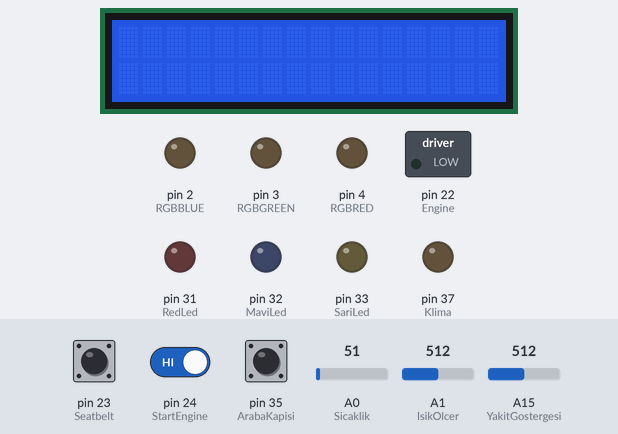
The sketch below on a simulated Arduino Mega 2560, built with avr-gcc and run on an emulated ATmega2560. Shown: 16×2 character LCD, switched loads named in the sketch (green lamp = pin HIGH), output pins drawn as LEDs (lit = HIGH). The inputs (shaded band) are chosen by the test bench; at power-on: pin 23 (Seatbelt) HIGH, pin 35 (ArabaKapisi) HIGH, pin 24 (StartEngine) HIGH, A0 (Sicaklik) = 51, A1 (IsikOlcer) = 512, A15 (YakitGostergesi) = 512.

Above: at 1.2 s.
1.3 s: pin 23 (Seatbelt) pulled LOW for 0.15 s
At 1.9 s:
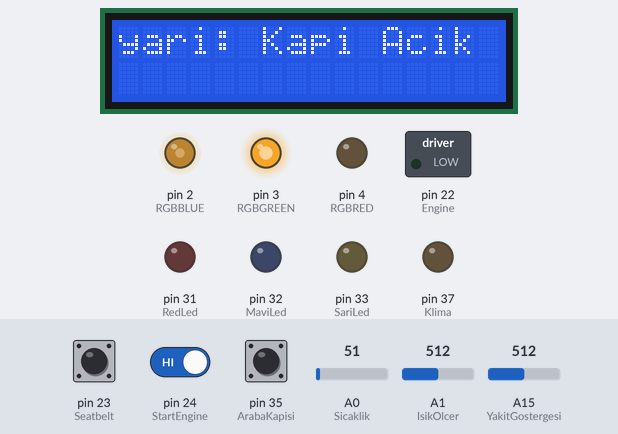
4.4 s: pin 35 (ArabaKapisi) pulled LOW for 3.2 s
At 5.8 s:
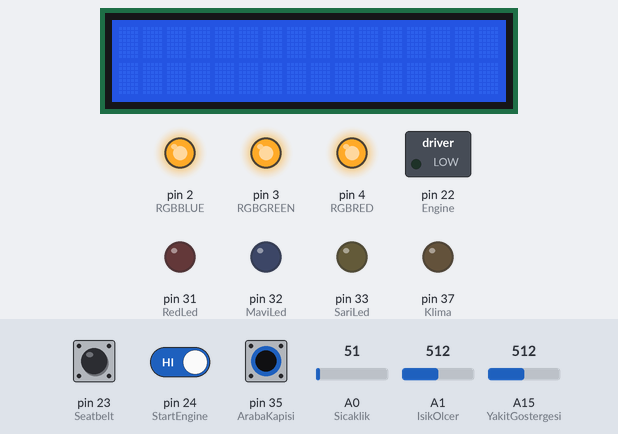
9.2 s: pin 35 (ArabaKapisi) pulled LOW for 0.15 s
At 11.48 s:
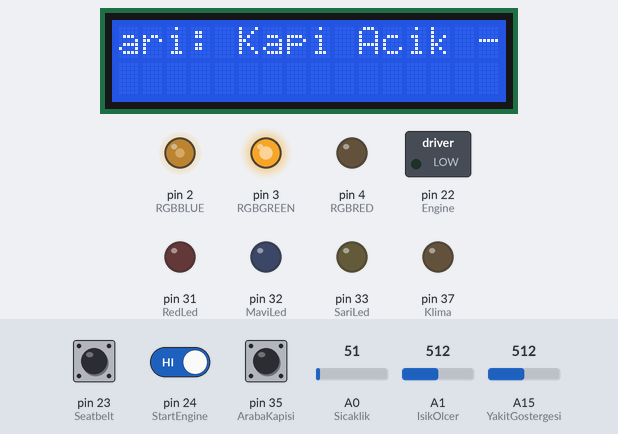
12.3 s: pin 35 (ArabaKapisi) pulled LOW for 1 s
At 13.54 s:
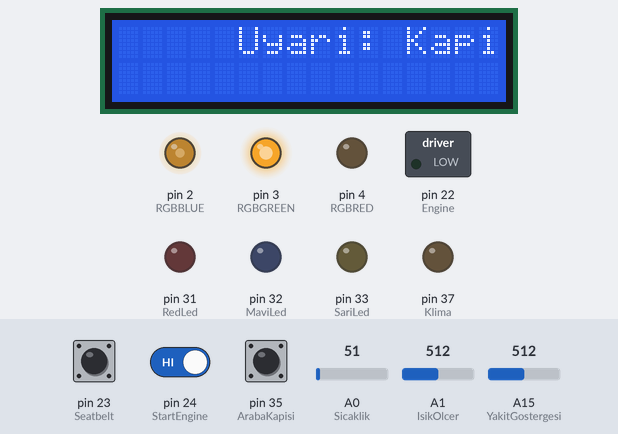
15.7 s: pin 35 (ArabaKapisi) pulled LOW for 1 s
At 19.23 s:
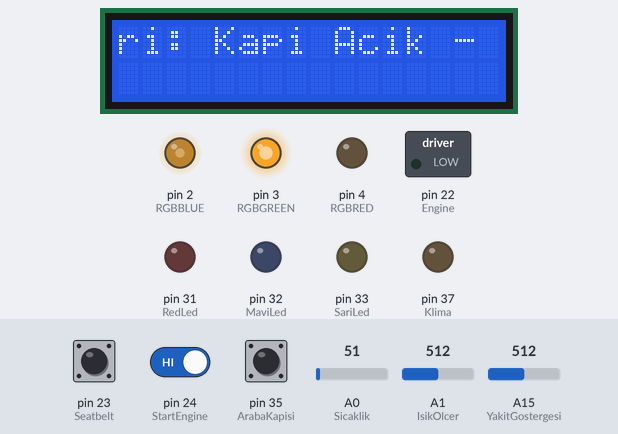
19.7 s: pin 24 (StartEngine) driven LOW and pin 35 (ArabaKapisi) driven LOW
At 21.3 s:
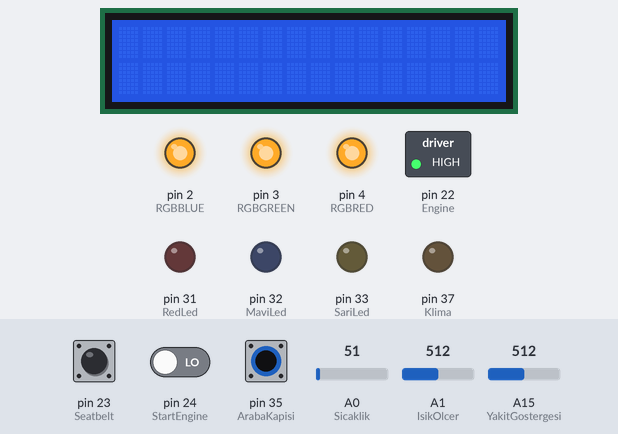
Timing chart, 0 to 22.4 s (numbered marks = the images above; inputs shaded):
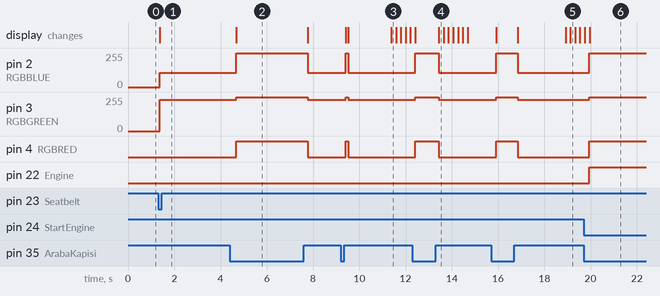

The sketch:

ARDUNIO.ino
```cpp
#include <LiquidCrystal.h>
#define StartEngine 24
#define Seatbelt 23
#define Engine 22
#define RedLed 31
#define Sicaklik A0
#define Klima 37
#define IsikOlcer A1
#define MaviLed 32
#define YakitGostergesi A15
#define SariLed 33
#define RGBRED 4
#define RGBBLUE 2
#define RGBGREEN 3
#define ArabaKapisi 35


LiquidCrystal lcd(30,29,28,27,26,25);
bool isSeatbeltOn = false;
int loopTime = -5;
bool isCarRunning = false;
bool FarInfo = false;


void setup() {
  lcd.begin(16, 2);
  pinMode(RedLed,OUTPUT);
  pinMode(Engine,OUTPUT);
  pinMode(Seatbelt,INPUT_PULLUP);
  pinMode(StartEngine,INPUT_PULLUP);
  pinMode(Sicaklik,INPUT);
  Serial.begin(9600);
  pinMode(Klima,OUTPUT);
  pinMode(IsikOlcer,INPUT);
  pinMode(MaviLed,OUTPUT);
  pinMode(YakitGostergesi,INPUT);
  pinMode(SariLed,OUTPUT);
  pinMode(RGBBLUE,INPUT);
  pinMode(RGBRED,INPUT);
  pinMode(RGBGREEN,INPUT);
  pinMode(ArabaKapisi,INPUT_PULLUP);
}

void loop() {
  bool ProblemPresent = false;
  int KapiDegeri = digitalRead(ArabaKapisi);

  loopTime++;
  if(loopTime > 40){
    loopTime = -5;
  }
  delay(100);
  lcd.scrollDisplayLeft();
  double sicaklik = analogRead(Sicaklik);
  int RealSicaklik = sicaklik * 0.488;

  if(digitalRead(Seatbelt) == LOW){
    isSeatbeltOn = true;
    digitalWrite(RedLed,LOW);
    lcd.clear();
  }

  if(!isSeatbeltOn && digitalRead(StartEngine) == LOW){
    lcd.print("Emniyet Kemeri Takili Degil!"); digitalWrite(RedLed,HIGH); delay(200);
  }

  if(KapiDegeri && isSeatbeltOn){

    lcd.clear();
    lcd.setCursor(-loopTime,0);
    lcd.print("Uyari: Kapi Acik - Motor Calismaz");
    digitalWrite(Engine,LOW);
    isCarRunning = false;
    analogWrite(RGBBLUE,255-147);
    analogWrite(RGBRED,255-255);
    analogWrite(RGBGREEN,255-20);
    delay(100);
  }
  if(!KapiDegeri && isSeatbeltOn){
    lcd.clear();
    analogWrite(RGBBLUE,255);
    analogWrite(RGBRED,255);
    analogWrite(RGBGREEN,255);
  }

  if(isSeatbeltOn && digitalRead(StartEngine) == LOW && !KapiDegeri){
    digitalWrite(Engine,HIGH);
    lcd.clear();
    digitalWrite(RedLed,LOW);
    isCarRunning = true;
  }

  if(isCarRunning){
    if(RealSicaklik > 25 && !ProblemPresent){
    char mesaj[50];
    delay(100);
    lcd.clear();
    lcd.setCursor(-loopTime,0);
    sprintf(mesaj, "Sicaklik: %d%cC - Klima Acik", RealSicaklik, 223);
    lcd.print(mesaj);
    digitalWrite(Klima,HIGH);
    ProblemPresent = true;
    }
    else{
     lcd.clear();
     digitalWrite(Klima,LOW);
    }
    if(analogRead(IsikOlcer) <= 250 && !ProblemPresent){
      digitalWrite(MaviLed,HIGH);
      lcd.print("Farlar Yaniyor !");
      delay(1000);
      FarInfo = true;
      ProblemPresent = true;
    }
    else if(FarInfo){
      digitalWrite(MaviLed,LOW);
      lcd.print("Farlar Kapandi !");
      delay(1000);
      lcd.clear();
      FarInfo = false;
    }
    int yakitYuzdesi = analogRead(YakitGostergesi)/10.23;
    if(yakitYuzdesi > 5 && yakitYuzdesi < 10 && !ProblemPresent){

      digitalWrite(SariLed,HIGH);
      char metin[50];
      lcd.clear();
      lcd.setCursor(-loopTime,0);
      sprintf(metin,"Uyari: Yakit Seviyesi Dusuk - %d",yakitYuzdesi);
      lcd.print(metin);
      delay(100);

      ProblemPresent = true;
    }
    else if(yakitYuzdesi != 0 && yakitYuzdesi <= 5 && !ProblemPresent){
      digitalWrite(SariLed,LOW);
      delay(100);
      digitalWrite(SariLed,HIGH);
      char metin[50];
      lcd.clear();
      lcd.setCursor(-loopTime,0);
      sprintf(metin,"Kritik: Yakit Cok Az - %d",yakitYuzdesi);
      lcd.print(metin);
      ProblemPresent = true;
    }
    else if (yakitYuzdesi == 0 && !ProblemPresent){
      isCarRunning = 0;
      lcd.print("Yakit bitti - Motor durdu !");
      digitalWrite(Engine,LOW);
      digitalWrite(RedLed,LOW);
      digitalWrite(MaviLed,LOW);
      digitalWrite(SariLed,LOW);
      ProblemPresent = true;
    }
    else if(!ProblemPresent){
      lcd.clear();
      digitalWrite(SariLed,LOW);
    }
  }
}
```

Measured:
- after the input at 1.3 s, pin 2 (RGBBLUE): 0/255 → 108/255 after 0.08 s; pin 3 (RGBGREEN): 0/255 → 235/255 after 0.08 s; the display: changes after 0.08 s (image 1)
- after the input at 4.4 s, pin 2 (RGBBLUE): 108/255 → 255/255 after 0.28 s, → 108/255 3.1 s later; pin 3 (RGBGREEN): 235/255 → 255/255 after 0.28 s, → 235/255 3.1 s later; pin 4 (RGBRED): LOW → HIGH after 0.28 s, → LOW 3.1 s later; the display: changes after 0.28 s (image 2)
- after the input at 9.2 s, pin 2 (RGBBLUE): 108/255 → 255/255 after 0.21 s, → 108/255 0.11 s later; pin 3 (RGBGREEN): 235/255 → 255/255 after 0.21 s, → 235/255 0.11 s later; pin 4 (RGBRED): LOW → HIGH after 0.21 s, → LOW 0.11 s later; the display: first changes after 0.21 s (image 3 shows a later state)
- after the input at 12.3 s, pin 2 (RGBBLUE): 108/255 → 255/255 after 0.11 s, → 108/255 1.0 s later; pin 3 (RGBGREEN): 235/255 → 255/255 after 0.11 s, → 235/255 1.0 s later; pin 4 (RGBRED): LOW → HIGH after 0.11 s, → LOW 1.0 s later; the display: first changes after 0.11 s (image 4 shows a later state)
- after the input at 15.7 s, pin 2 (RGBBLUE): 108/255 → 255/255 after 0.22 s, → 108/255 0.93 s later; pin 3 (RGBGREEN): 235/255 → 255/255 after 0.22 s, → 235/255 0.93 s later; pin 4 (RGBRED): LOW → HIGH after 0.22 s, → LOW 0.93 s later; the display: first changes after 0.22 s (image 5 shows a later state)
- after the input at 19.7 s, pin 2 (RGBBLUE): 108/255 → 255/255 after 0.25 s; pin 3 (RGBGREEN): 235/255 → 255/255 after 0.25 s; pin 4 (RGBRED), pin 22 (Engine): LOW → HIGH after 0.25 s; the display: first differs from a run without the input after 0.26 s (image 6)
